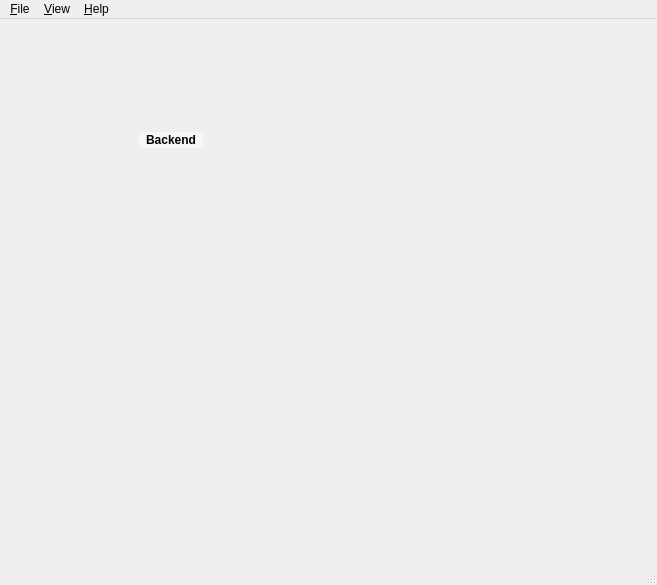
<?xml version="1.0" encoding="UTF-8"?>
<ui version="4.0">
 <class>MainWindow</class>
 <widget class="QMainWindow" name="MainWindow">
  <property name="geometry">
   <rect>
    <x>0</x>
    <y>0</y>
    <width>657</width>
    <height>585</height>
   </rect>
  </property>
  <property name="windowTitle">
   <string>Sentry Playground</string>
  </property>
  <widget class="QWidget" name="centralwidget">
   <layout class="QVBoxLayout" name="windowLayout">
    <property name="spacing">
     <number>0</number>
    </property>
    <property name="leftMargin">
     <number>0</number>
    </property>
    <property name="topMargin">
     <number>0</number>
    </property>
    <property name="rightMargin">
     <number>0</number>
    </property>
    <property name="bottomMargin">
     <number>0</number>
    </property>
    <item>
     <widget class="QWidget" name="pageShell" native="true">
      <layout class="QHBoxLayout" name="contentLayout">
       <property name="spacing">
        <number>16</number>
       </property>
       <property name="leftMargin">
        <number>22</number>
       </property>
       <property name="topMargin">
        <number>22</number>
       </property>
       <property name="rightMargin">
        <number>22</number>
       </property>
       <property name="bottomMargin">
        <number>16</number>
       </property>
       <item>
        <widget class="QWidget" name="leftPanel" native="true">
         <layout class="QVBoxLayout" name="leftColumn">
          <property name="spacing">
           <number>0</number>
          </property>
          <property name="leftMargin">
           <number>0</number>
          </property>
          <property name="topMargin">
           <number>0</number>
          </property>
          <property name="rightMargin">
           <number>0</number>
          </property>
          <property name="bottomMargin">
           <number>0</number>
          </property>
          <item>
           <spacer name="logoTopSpacer">
            <property name="orientation">
             <enum>Qt::Orientation::Vertical</enum>
            </property>
            <property name="sizeType">
             <enum>QSizePolicy::Policy::Fixed</enum>
            </property>
            <property name="sizeHint" stdset="0">
             <size>
              <width>0</width>
              <height>4</height>
             </size>
            </property>
           </spacer>
          </item>
          <item>
           <layout class="QHBoxLayout" name="logoRowLayout">
            <property name="spacing">
             <number>0</number>
            </property>
            <property name="leftMargin">
             <number>0</number>
            </property>
            <property name="topMargin">
             <number>0</number>
            </property>
            <property name="rightMargin">
             <number>0</number>
            </property>
            <property name="bottomMargin">
             <number>0</number>
            </property>
            <item alignment="Qt::AlignmentFlag::AlignTop">
             <widget class="QWidget" name="logoBackButtonSlot" native="true">
              <property name="minimumSize">
               <size>
                <width>22</width>
                <height>22</height>
               </size>
              </property>
              <property name="maximumSize">
               <size>
                <width>22</width>
                <height>22</height>
               </size>
              </property>
              <layout class="QVBoxLayout" name="logoBackButtonSlotLayout">
               <property name="spacing">
                <number>0</number>
               </property>
               <property name="leftMargin">
                <number>0</number>
               </property>
               <property name="topMargin">
                <number>0</number>
               </property>
               <property name="rightMargin">
                <number>0</number>
               </property>
               <property name="bottomMargin">
                <number>0</number>
               </property>
               <item alignment="Qt::AlignmentFlag::AlignHCenter|Qt::AlignmentFlag::AlignTop">
                <widget class="QToolButton" name="runtimeOptionsButton">
                 <property name="minimumSize">
                  <size>
                   <width>22</width>
                   <height>22</height>
                  </size>
                 </property>
                 <property name="maximumSize">
                  <size>
                   <width>22</width>
                   <height>22</height>
                  </size>
                 </property>
                 <property name="cursor">
                  <cursorShape>PointingHandCursor</cursorShape>
                 </property>
                 <property name="toolTip">
                  <string>Back</string>
                 </property>
                 <property name="text">
                  <string/>
                 </property>
                 <property name="autoRaise">
                  <bool>true</bool>
                 </property>
                </widget>
               </item>
              </layout>
             </widget>
            </item>
            <item>
             <spacer name="logoRowLeftStretch">
              <property name="orientation">
               <enum>Qt::Orientation::Horizontal</enum>
              </property>
              <property name="sizeHint" stdset="0">
               <size>
                <width>8</width>
                <height>0</height>
               </size>
              </property>
             </spacer>
            </item>
            <item>
             <widget class="QToolButton" name="sentryLogoButton">
              <property name="minimumSize">
               <size>
                <width>88</width>
                <height>79</height>
               </size>
              </property>
              <property name="maximumSize">
               <size>
                <width>88</width>
                <height>79</height>
               </size>
              </property>
              <property name="cursor">
               <cursorShape>PointingHandCursor</cursorShape>
              </property>
              <property name="text">
               <string/>
              </property>
              <property name="autoRaise">
               <bool>true</bool>
              </property>
             </widget>
            </item>
            <item>
             <spacer name="logoRowRightStretch">
              <property name="orientation">
               <enum>Qt::Orientation::Horizontal</enum>
              </property>
              <property name="sizeHint" stdset="0">
               <size>
                <width>8</width>
                <height>0</height>
               </size>
              </property>
             </spacer>
            </item>
            <item alignment="Qt::AlignmentFlag::AlignTop">
             <widget class="QWidget" name="logoDebugFilesButtonSlot" native="true">
              <property name="minimumSize">
               <size>
                <width>22</width>
                <height>22</height>
               </size>
              </property>
              <property name="maximumSize">
               <size>
                <width>22</width>
                <height>22</height>
               </size>
              </property>
              <layout class="QVBoxLayout" name="logoDebugFilesButtonSlotLayout">
               <property name="spacing">
                <number>0</number>
               </property>
               <property name="leftMargin">
                <number>0</number>
               </property>
               <property name="topMargin">
                <number>0</number>
               </property>
               <property name="rightMargin">
                <number>0</number>
               </property>
               <property name="bottomMargin">
                <number>0</number>
               </property>
               <item alignment="Qt::AlignmentFlag::AlignHCenter|Qt::AlignmentFlag::AlignTop">
                <widget class="QToolButton" name="debugFilesButton">
                 <property name="minimumSize">
                  <size>
                   <width>22</width>
                   <height>22</height>
                  </size>
                 </property>
                 <property name="maximumSize">
                  <size>
                   <width>22</width>
                   <height>22</height>
                  </size>
                 </property>
                 <property name="cursor">
                  <cursorShape>PointingHandCursor</cursorShape>
                 </property>
                 <property name="text">
                  <string/>
                 </property>
                 <property name="autoRaise">
                  <bool>true</bool>
                 </property>
                </widget>
               </item>
              </layout>
             </widget>
            </item>
           </layout>
          </item>
          <item>
           <spacer name="logoBackendSpacer">
            <property name="orientation">
             <enum>Qt::Orientation::Vertical</enum>
            </property>
            <property name="sizeType">
             <enum>QSizePolicy::Policy::Fixed</enum>
            </property>
            <property name="sizeHint" stdset="0">
             <size>
              <width>0</width>
              <height>8</height>
             </size>
            </property>
           </spacer>
          </item>
          <item alignment="Qt::AlignmentFlag::AlignHCenter">
           <widget class="QLabel" name="backendLabel">
            <property name="styleSheet">
             <string notr="true">color: palette(placeholder-text); font-weight: bold; background-color: palette(alternate-base); border: none; border-radius: 5px; padding: 1px 7px;</string>
            </property>
            <property name="text">
             <string>Backend</string>
            </property>
            <property name="alignment">
             <set>Qt::AlignmentFlag::AlignCenter</set>
            </property>
           </widget>
          </item>
          <item>
           <spacer name="verticalSpacer">
            <property name="orientation">
             <enum>Qt::Orientation::Vertical</enum>
            </property>
            <property name="sizeHint" stdset="0">
             <size>
              <width>0</width>
              <height>0</height>
             </size>
            </property>
           </spacer>
          </item>
          <item>
           <widget class="CrashPane" name="crashPane" native="true">
            <property name="sizePolicy">
             <sizepolicy hsizetype="Preferred" vsizetype="Expanding">
              <horstretch>0</horstretch>
              <verstretch>1</verstretch>
             </sizepolicy>
            </property>
           </widget>
          </item>
         </layout>
        </widget>
       </item>
       <item>
        <widget class="QStackedWidget" name="pages">
         <widget class="InitPane" name="initPage"/>
         <widget class="RuntimePane" name="runtimePage"/>
        </widget>
       </item>
      </layout>
     </widget>
    </item>
   </layout>
  </widget>
  <widget class="QMenuBar" name="menubar">
   <property name="geometry">
    <rect>
     <x>0</x>
     <y>0</y>
     <width>657</width>
     <height>33</height>
    </rect>
   </property>
   <widget class="QMenu" name="menuFile">
    <property name="title">
     <string>&amp;File</string>
    </property>
    <addaction name="actionQuit"/>
   </widget>
   <widget class="QMenu" name="menuView">
    <property name="title">
     <string>&amp;View</string>
    </property>
    <addaction name="actionWindow"/>
   </widget>
   <widget class="QMenu" name="menuHelp">
    <property name="title">
     <string>&amp;Help</string>
    </property>
    <addaction name="actionFeedback"/>
   </widget>
   <addaction name="menuFile"/>
   <addaction name="menuView"/>
   <addaction name="menuHelp"/>
  </widget>
  <widget class="QStatusBar" name="statusbar"/>
  <action name="actionQuit">
   <property name="text">
    <string>&amp;Quit</string>
   </property>
  </action>
  <action name="actionWindow">
   <property name="text">
    <string>&amp;Window</string>
   </property>
   <property name="toolTip">
    <string>Window</string>
   </property>
  </action>
  <action name="actionFeedback">
   <property name="text">
    <string>&amp;Feedback</string>
   </property>
  </action>
 </widget>
 <customwidgets>
  <customwidget>
   <class>InitPane</class>
   <extends>QWidget</extends>
   <header>initpane.h</header>
   <container>1</container>
  </customwidget>
  <customwidget>
   <class>RuntimePane</class>
   <extends>QWidget</extends>
   <header>runtimepane.h</header>
   <container>1</container>
  </customwidget>
  <customwidget>
   <class>CrashPane</class>
   <extends>QWidget</extends>
   <header>crashpane.h</header>
   <container>1</container>
  </customwidget>
 </customwidgets>
 <resources/>
 <connections/>
</ui>
